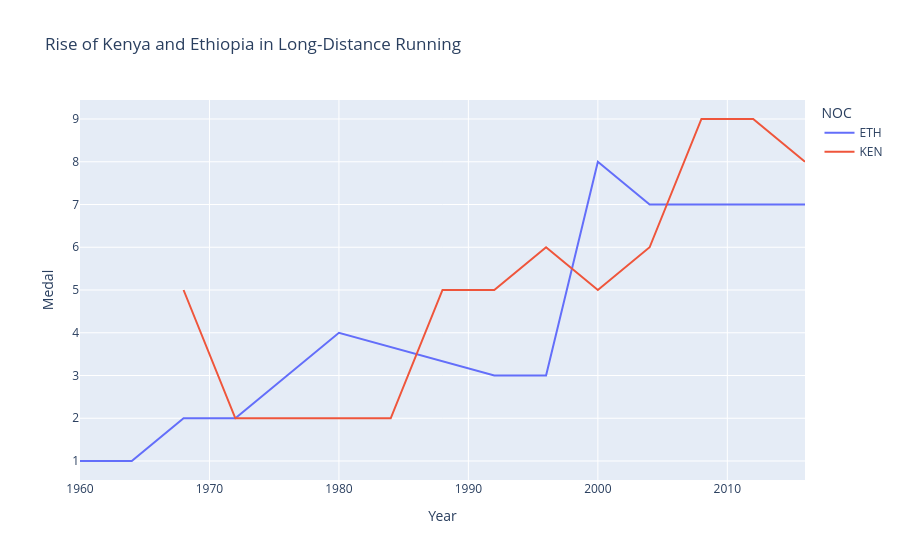

The notebook cell this image was saved under:
### Code cell
## Timeline of East African dominance

east_africa = (
    ld_medals[ld_medals["NOC"].isin(["KEN", "ETH"])]
    .groupby(["Year", "NOC", "Games"])["Medal"]
    .count()
    .reset_index()
)

east_africa

px.line(
    east_africa,
    x="Year",
    y="Medal",
    color="NOC",
    title="Rise of Kenya and Ethiopia in Long-Distance Running",
).show()

# # Note to self: 1976 and 1980 were boycott years

### Figure 1 — Plotly figure (JSON) as saved in the notebook; plotly's stock layout.template omitted (floating-point values rounded to 4 significant figures)
{"data": [{"hovertemplate": "NOC=ETH<br>Year=%{x}<br>Medal=%{y}<extra></extra>", "legendgroup": "ETH", "line": {"color": "#636efa", "dash": "solid"}, "marker": {"symbol": "circle"}, "mode": "lines", "name": "ETH", "orientation": "v", "showlegend": true, "type": "scatter", "x": [1960, 1964, 1968, 1972, 1980, 1992, 1996, 2000, 2004, 2008, 2012, 2016], "xaxis": "x", "y": [1, 1, 2, 2, 4, 3, 3, 8, 7, 7, 7, 7], "yaxis": "y"}, {"hovertemplate": "NOC=KEN<br>Year=%{x}<br>Medal=%{y}<extra></extra>", "legendgroup": "KEN", "line": {"color": "#EF553B", "dash": "solid"}, "marker": {"symbol": "circle"}, "mode": "lines", "name": "KEN", "orientation": "v", "showlegend": true, "type": "scatter", "x": [1968, 1972, 1984, 1988, 1992, 1996, 2000, 2004, 2008, 2012, 2016], "xaxis": "x", "y": [5, 2, 2, 5, 5, 6, 5, 6, 9, 9, 8], "yaxis": "y"}], "layout": {"legend": {"title": {"text": "NOC"}, "tracegroupgap": 0}, "title": {"text": "Rise of Kenya and Ethiopia in Long-Distance Running"}, "xaxis": {"anchor": "y", "domain": [0, 1], "title": {"text": "Year"}}, "yaxis": {"anchor": "x", "domain": [0, 1], "title": {"text": "Medal"}}}}
